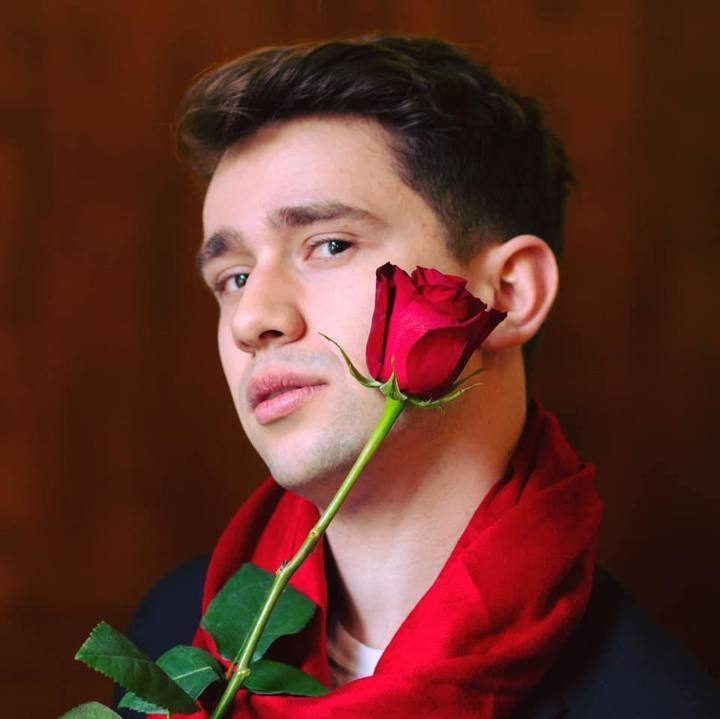
#> input picture recover/images/036.jpg, 720 x 719 px, found by its file name; its folder holds 4 pictures in this run
$ python 'Qwiklabs Assessment - Scale and convert images using PIL.py'
#> lines starting #> are read from the running program, lines starting #| are printed output that depends on the picture
"""
Write a Python script
This is the challenge section of the lab where you'll write a script that uses PIL to perform the following operations:
Iterate through each file in the folder
For each file:
Rotate the image 90° clockwise
Resize the image from 192x192 to 128x128
Save the image to a new folder in .jpeg format
Use a nano editor for this purpose. You can name the file however you'd like. And make sure to save the updated images in the folder: /opt/icons/
You'll use lots of methods from PIL to complete this exercise.
You can refer to Pillow for detailed explanations and have a look at the tutorials to help you build the script and complete the task.
"""

  #GNU nano 2.7.4                           #File: images.py

#!/usr/bin/env python3
import os
from PIL import Image
#base = r'C:\Users\sataw\Desktop\Picture'
#save_direction = r"C:\Users\sataw\Desktop\Picture\convert_jpg\ "
base = '/home/student-03-6efdab463fb1/images/'
save_direction = "/home/student-03-6efdab463fb1/images/opt/icons/"
for path in os.listdir(base):
     try:
          with Image.open(os.path.join(base, path)) as image:
#> image is the input picture: PIL image 720x719 RGB; mean R, G, B 97.3, 49.9, 39.3
               cover = image.resize((128,128))
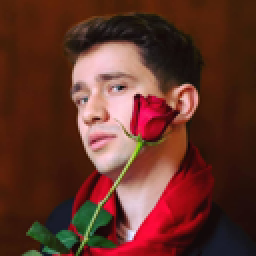
#> cover: PIL image 128x128 RGB (shown 2 times larger); mean R, G, B 97.3, 49.9, 39.3
               cover_rgb = cover.convert('RGB')
               cover_rgb.save("/opt/icons/{}".format(path), "JPEG")  # save not used the /home$
     except:
          pass
#> pass 2 of the loop `for path in os.listdir(base):`:
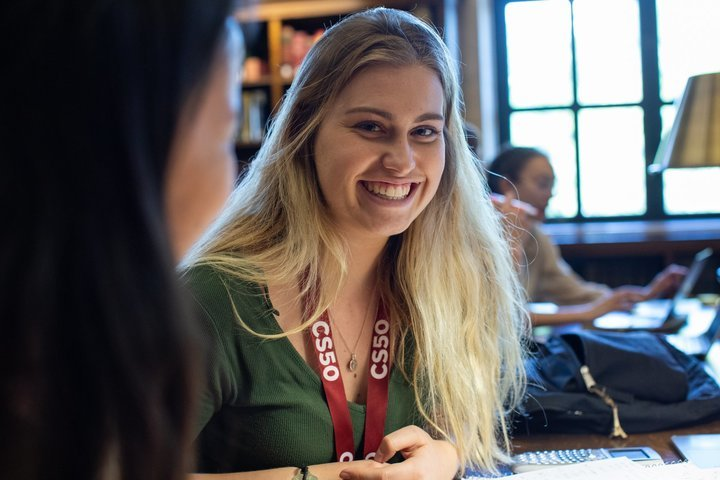
#> input picture recover/images/037.jpg, 720 x 480 px, found by its file name
#> image is the input picture: PIL image 720x480 RGB; mean R, G, B 100.1, 95.9, 95.2
#> `cover = image.resize((128,128))`:
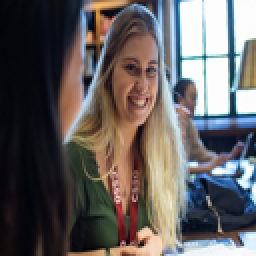
#> cover: PIL image 128x128 RGB (shown 2 times larger); mean R, G, B 100.1, 95.9, 95.2
#> pass 3 of the loop `for path in os.listdir(base):`:
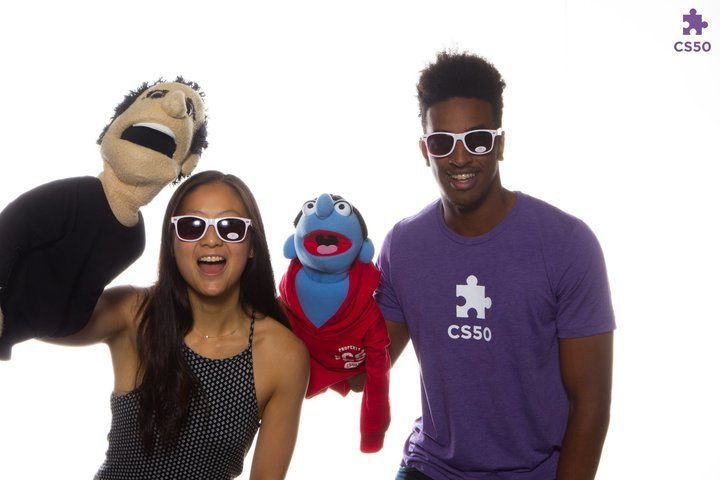
#> input picture recover/images/038.jpg, 720 x 480 px, found by its file name
#> image is the input picture: PIL image 720x480 RGB; mean R, G, B 172.7, 161.7, 166.1
#> `cover = image.resize((128,128))`:
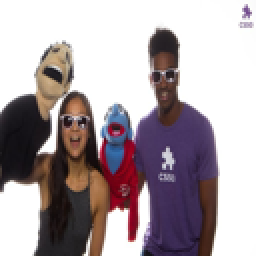
#> cover: PIL image 128x128 RGB (shown 2 times larger); mean R, G, B 172.6, 161.6, 166
#> the loop made 4 passes; the first 3 are shown
